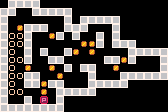

This is a level from a 2D game, rendered from its Tiled map with the project's own tilesets. A one-line summary and the complete map file follow:
An orthogonal 21x14 tile map with 8x8 px tiles, 1 tile layer (tiles).

<map version="1.0" tiledversion="1.0.2" orientation="orthogonal" renderorder="left-up" width="21" height="14" tilewidth="8" tileheight="8" nextobjectid="1">
 <tileset firstgid="1" source="tileset.tsx" />
 <layer name="tiles" width="21" height="14">
  <data encoding="csv">
0,5,5,5,5,0,0,0,0,0,0,0,0,0,0,0,0,0,0,0,0,5,5,0,0,5,5,5,5,5,0,0,0,0,0,0,0,0,0,0,0,0,5,0,0,0,0,0,0,0,5,0,5,5,5,5,5,0,0,0,0,0,0,5,0,1,5,5,5,0,0,5,5,5,0,0,0,5,0,0,0,0,0,0,5,2,2,5,0,0,1,5,0,5,0,0,5,0,5,0,0,0,0,0,0,5,2,2,5,0,0,0,0,0,0,1,1,5,0,5,5,5,0,0,0,0,5,2,0,5,0,5,0,0,5,1,0,1,0,0,0,0,5,5,5,5,5,5,2,2,5,0,0,5,5,0,0,0,0,0,5,5,1,5,0,0,0,5,5,2,0,1,0,0,1,0,5,0,5,5,0,0,1,0,0,0,0,0,5,5,2,2,5,5,0,0,1,0,0,0,5,0,0,0,5,5,5,5,5,5,5,2,0,5,5,1,5,5,0,0,0,5,5,5,5,5,0,0,0,0,0,5,2,2,0,0,1,0,5,5,5,5,5,0,0,0,0,0,0,0,0,0,5,0,0,5,0,3,0,5,0,0,0,0,0,0,0,0,0,0,0,0,0,5,5,5,5,5,5,5,5,0,0,0,0,0,0,0,0,0,0,0,0,0
</data>
 </layer>
</map>
